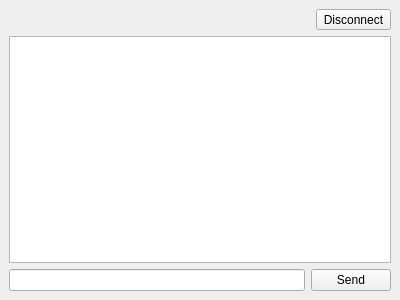
<ui version="4.0" >
 <author></author>
 <comment></comment>
 <exportmacro></exportmacro>
 <class>UIHubWidget</class>
 <widget class="QWidget" name="UIHubWidget" >
  <property name="geometry" >
   <rect>
    <x>0</x>
    <y>0</y>
    <width>400</width>
    <height>300</height>
   </rect>
  </property>
  <layout class="QVBoxLayout" >
   <property name="margin" >
    <number>9</number>
   </property>
   <property name="spacing" >
    <number>6</number>
   </property>
   <item>
    <layout class="QHBoxLayout" >
     <property name="margin" >
      <number>0</number>
     </property>
     <property name="spacing" >
      <number>6</number>
     </property>
     <item>
      <widget class="QLabel" name="statusLabel" >
       <property name="text" >
        <string/>
       </property>
       <property name="textFormat" >
        <enum>Qt::RichText</enum>
       </property>
      </widget>
     </item>
     <item>
      <widget class="QToolButton" name="disconnectButton" >
       <property name="text" >
        <string>Disconnect</string>
       </property>
      </widget>
     </item>
    </layout>
   </item>
   <item>
    <widget class="QTextEdit" name="chatBox" >
     <property name="readOnly" >
      <bool>true</bool>
     </property>
    </widget>
   </item>
   <item>
    <layout class="QHBoxLayout" >
     <property name="margin" >
      <number>0</number>
     </property>
     <property name="spacing" >
      <number>6</number>
     </property>
     <item>
      <widget class="QLineEdit" name="inputBox" >
       <property name="sizePolicy" >
        <sizepolicy>
         <hsizetype>7</hsizetype>
         <vsizetype>1</vsizetype>
         <horstretch>0</horstretch>
         <verstretch>0</verstretch>
        </sizepolicy>
       </property>
      </widget>
     </item>
     <item>
      <widget class="QPushButton" name="sendButton" >
       <property name="text" >
        <string>Send</string>
       </property>
      </widget>
     </item>
    </layout>
   </item>
  </layout>
 </widget>
 <pixmapfunction></pixmapfunction>
 <resources/>
 <connections/>
</ui>
